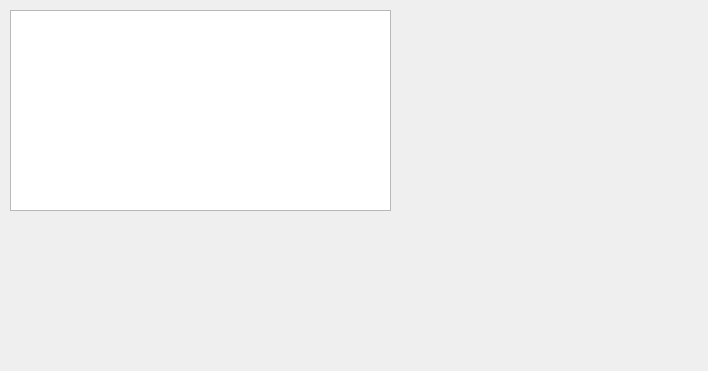
<?xml version="1.0" encoding="UTF-8"?>
<ui version="4.0">
 <class>TableWidget</class>
 <widget class="QWidget" name="TableWidget">
  <property name="geometry">
   <rect>
    <x>0</x>
    <y>0</y>
    <width>708</width>
    <height>371</height>
   </rect>
  </property>
  <property name="windowTitle">
   <string>Form</string>
  </property>
  <widget class="QTableWidget" name="tableWidget">
   <property name="geometry">
    <rect>
     <x>10</x>
     <y>10</y>
     <width>381</width>
     <height>201</height>
    </rect>
   </property>
  </widget>
 </widget>
 <resources/>
 <connections/>
</ui>
